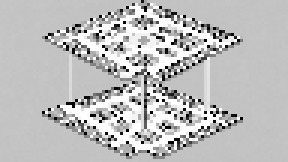
#> input picture tests/fixtures/lidar_multifloor_96.png, 96 x 54 px, given in place of sheet-first.png, which was not available (shown 3 times larger)
$ python build_sheet_gif.py
#> lines starting #> are read from the running program, lines starting #| are printed output that depends on the picture
"""Build the README GIF from real browser acceptance screenshots.

Run tests/browser_workbench.py first. Frames are screenshots, not a continuous
screen recording. This script adds only captions and letterboxing, not UI data.
"""
from pathlib import Path
from PIL import Image, ImageDraw, ImageFont

ROOT = Path(__file__).resolve().parents[1]
SCENES = [
    ('sheet-first.png', '01  Start with one sheet', 3000),
    ('sheet-import.png', '02  Review the map. Use it.', 3500),
    ('sheet-channels.png', '03  Connect entrances, not delivery stops', 3500),
    ('sheet-dragging.png', '04  Drag channel handles across sheets', 3000),
    ('sheet-evolution-focus.png', '05  Explore real generations and elites', 4500),
]


def main():
    frames = []
    width, height, header = 1080, 820, 42
    try:
        font = ImageFont.truetype('DejaVuSans.ttf', 19)
    except OSError:
        font = ImageFont.load_default()
    for filename, caption, _ in SCENES:
        with Image.open(ROOT / 'test-artifacts' / filename) as source:
#> source is the input picture: PIL image 96x54 L; min 0, max 255, mean 188.9
            im = source.convert('RGB')
        im.thumbnail((width, height - header), Image.Resampling.LANCZOS)
        frame = Image.new('RGB', (width, height), '#f0f5fb')
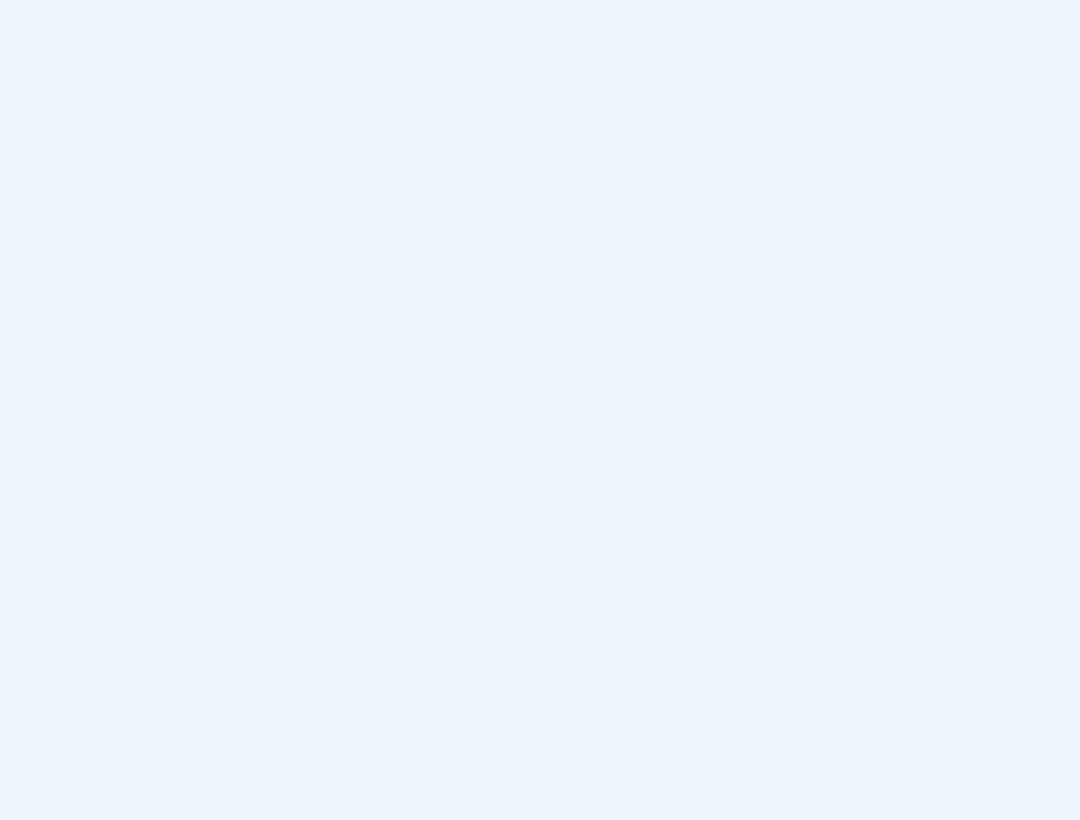
#> frame: PIL image 1080x820 RGB; mean R, G, B 240, 245, 251
        frame.paste(im, ((width - im.width) // 2, header + (height - header - im.height) // 2))
        ImageDraw.Draw(frame).text((20, 10), caption, font=font, fill='#193b57')
        frames.append(frame.quantize(colors=256, method=Image.Quantize.MEDIANCUT))
#> pass 2 of the loop in main, `for filename, caption, _ in SCENES:`:
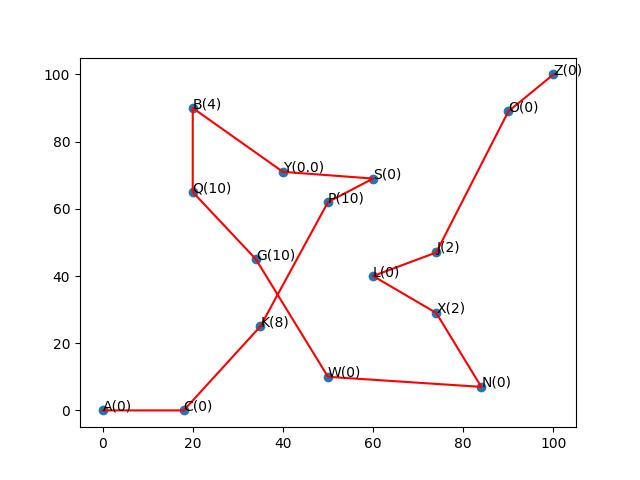
#> input picture legacy/ga_apf_routing/evoluation_saved/world_1/第1世界-第10次進化_總路徑長度4.766929622804976.jpg, 640 x 480 px, given in place of sheet-import.png, which was not available
#> in main, source is the input picture: PIL image 640x480 RGB; mean R, G, B 250.1, 248.3, 248.4
#> in main, `frame.paste(im, ((width - im.width) // 2, header + (height - header - ..`:
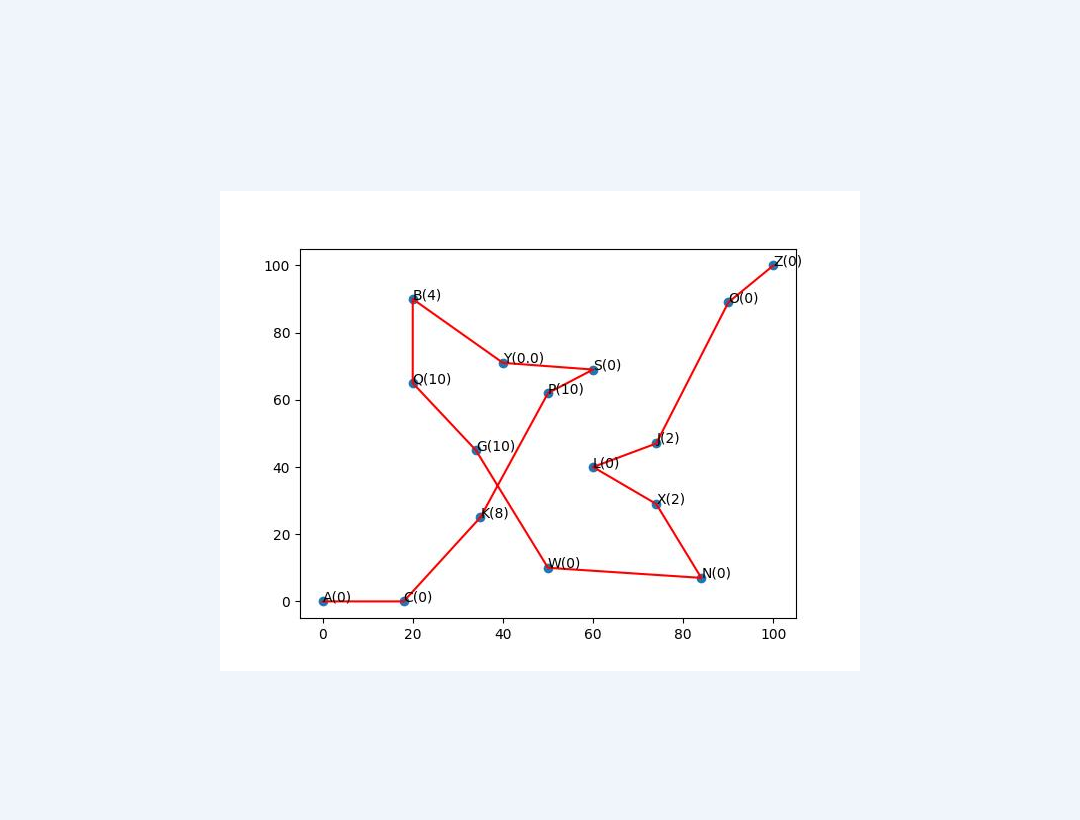
#> frame: PIL image 1080x820 RGB; mean R, G, B 243.5, 246.2, 250.1
    output = ROOT / 'docs' / 'assets' / 'dispatch-demo.gif'
    output.parent.mkdir(parents=True, exist_ok=True)
    frames[0].save(output, save_all=True, append_images=frames[1:], duration=[s[2] for s in SCENES],
                   loop=0, disposal=2, optimize=False)
    with Image.open(output) as check:
        assert check.n_frames == len(SCENES)
        assert check.size == (width, height)
    print(f'{output.relative_to(ROOT)}: {output.stat().st_size} bytes, {sum(s[2] for s in SCENES)/1000:g} seconds')


if __name__ == '__main__':
#> (the run stopped early here; a loop or call above may not have finished)
